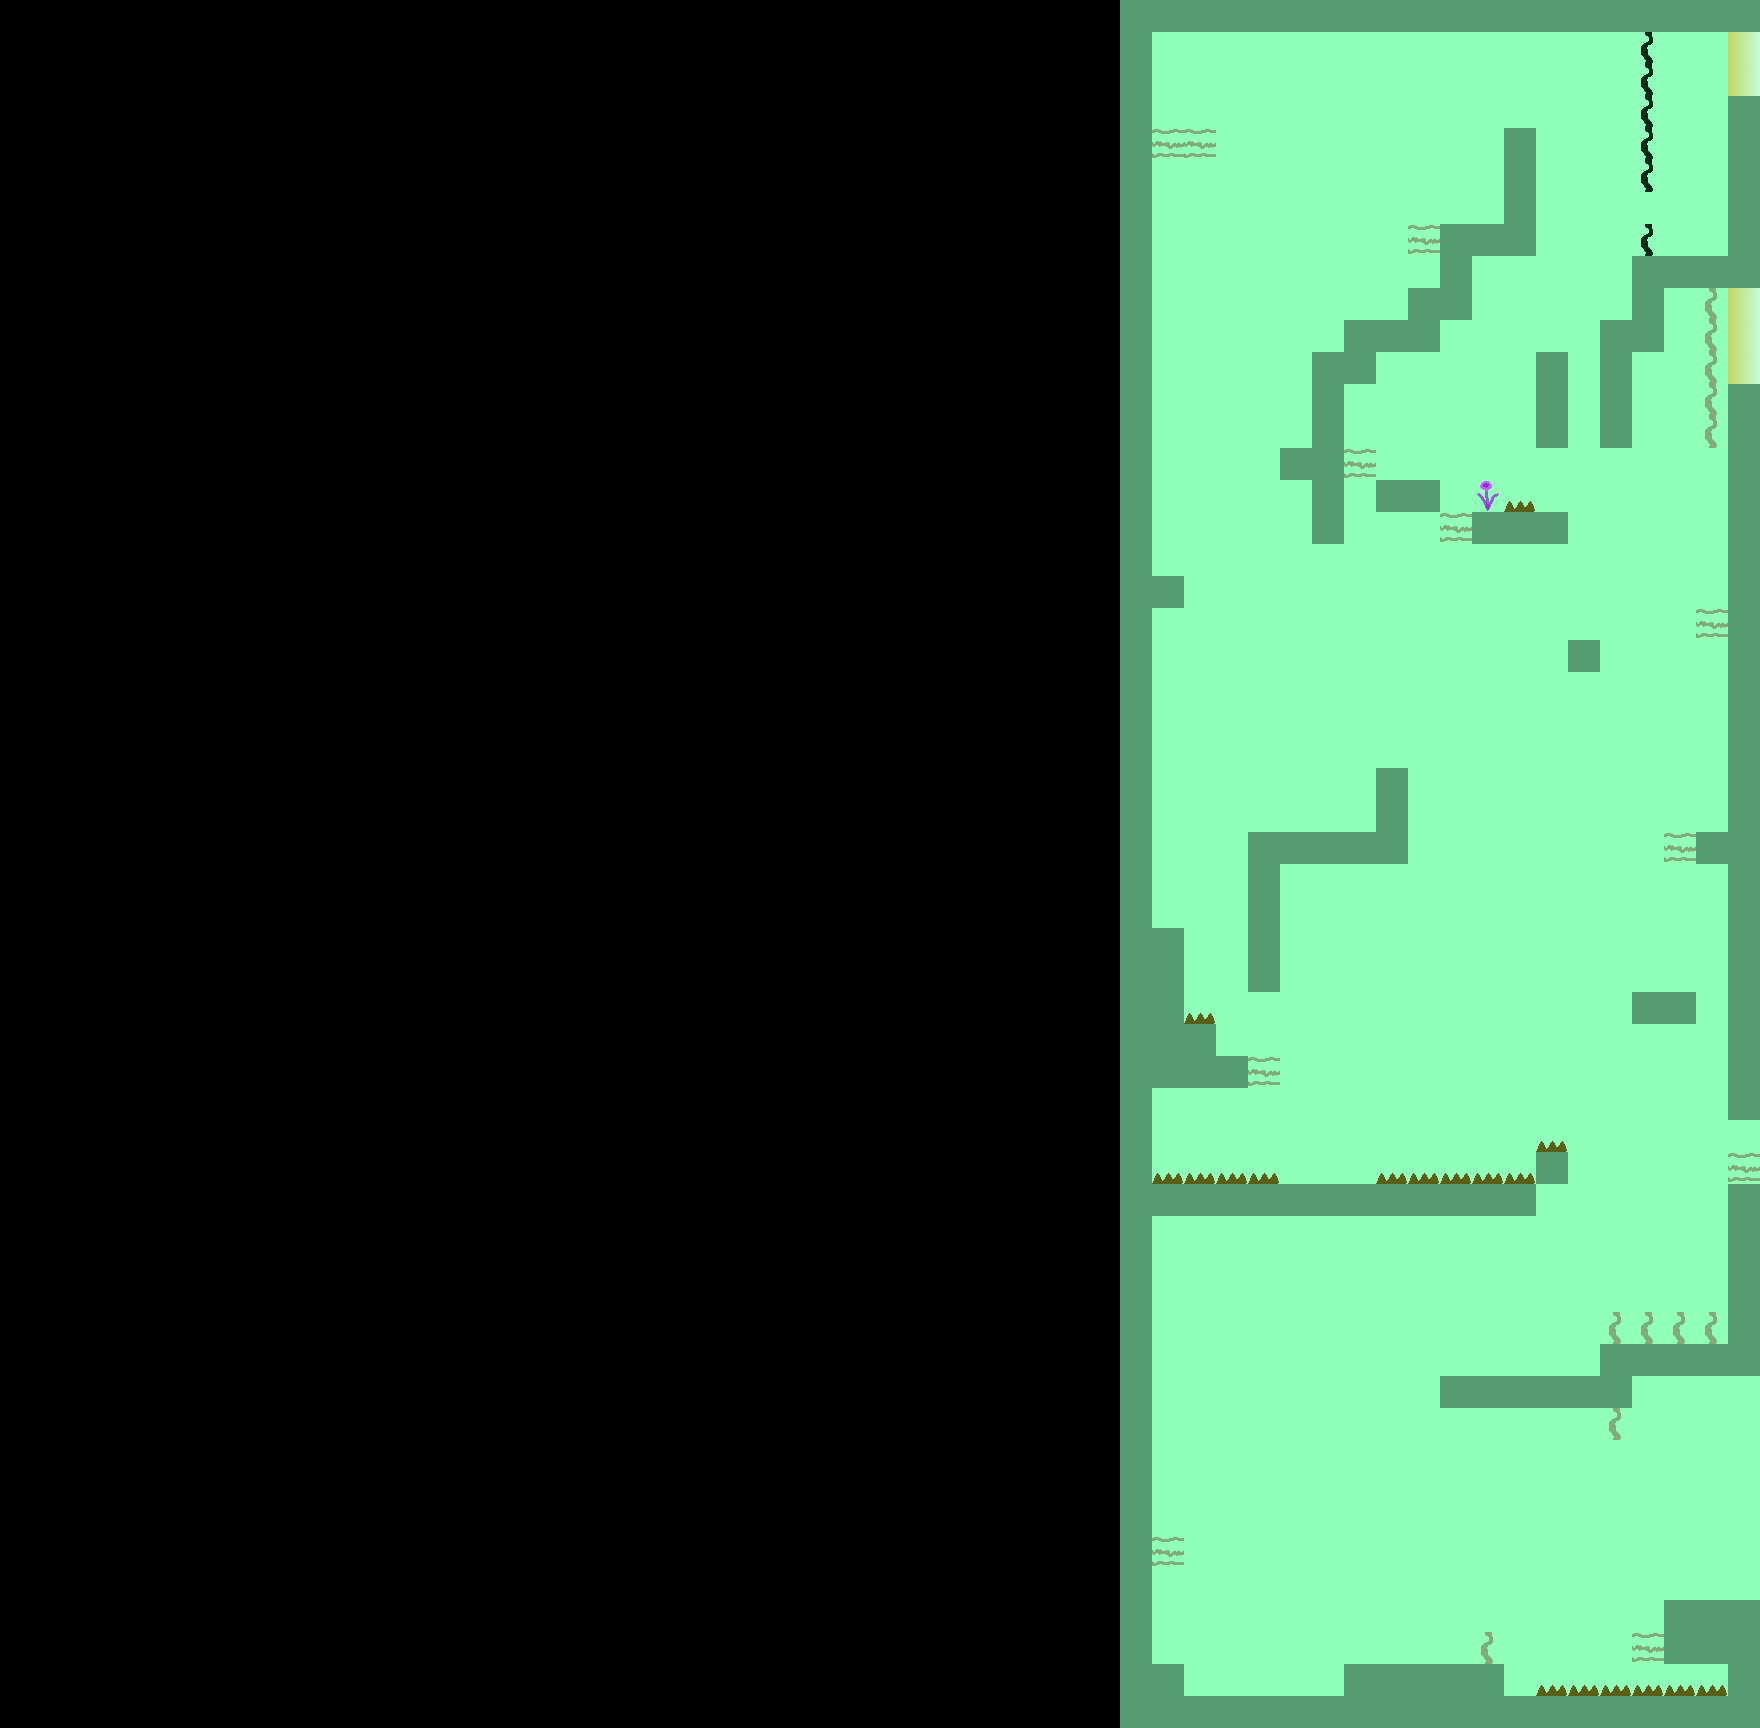

The image is a tile-based game level rendered from a .tmx file. Its description and source (layers, tilesets, objects; grid data summarised) follow:
An orthogonal 55x54 tile map with 32x32 px tiles, 3 tile layers (floor1, tileobs, COLLISIONS), 2 tilesets and 4 objects (R, warpR, warpps, warpss).

<map version="1.0" orientation="orthogonal" width="55" height="54" tilewidth="32" tileheight="32">
 <tileset firstgid="1" source="collisions.tsx" />
 <tileset firstgid="1025" source="tiles.tsx" />
 <layer name="floor1" width="55" height="54">
  <data>[2970 cells, 1080 non-empty, 2 distinct tile ids]</data>
 </layer>
 <layer name="tileobs" width="55" height="54">
  <data>[2970 cells, 75 non-empty, 7 distinct tile ids]</data>
 </layer>
 <layer name="COLLISIONS" width="55" height="54">
  <data>[2970 cells, 0 non-empty, 0 distinct tile ids]</data>
 </layer>
 <objectgroup name="spawns" width="55" height="54">
  <object name="R" x="1699" y="1568" width="20" height="20">
   <properties>
    <property name="destination" value="R" />
   </properties>
  </object>
  <object name="warpR" x="1756" y="1388" width="7" height="197">
   <properties>
    <property name="warp" value="hubleftgate_L" />
   </properties>
  </object>
  <object name="warpps" x="1752" y="35" width="17" height="55">
   <properties>
    <property name="warp" value="pushspread_A" />
   </properties>
  </object>
  <object name="warpss" x="1751" y="295" width="17" height="82">
   <properties>
    <property name="warp" value="shootspread_A" />
   </properties>
  </object>
 </objectgroup>
</map>
